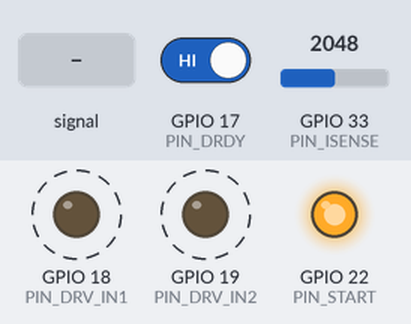
Bench run of a sketch on a simulated ESP32. Shown: output pins drawn as LEDs (lit = HIGH). Dashed ring = blinking. The inputs (shaded band) are chosen by the test bench; at power-on: GPIO 17 (PIN_DRDY) HIGH, GPIO 33 (PIN_ISENSE) = 2048 (analog values on the 0–4095 scale). Pins used as bus, display or sensor lines are not drawn; what the sketch prints to the serial monitor is not drawn.

Above: at 3.3 s.
3.4 s: GPIO 33 (PIN_ISENSE) fed a 200 Hz sine of ±327 counts around its level
At 3.48 s:
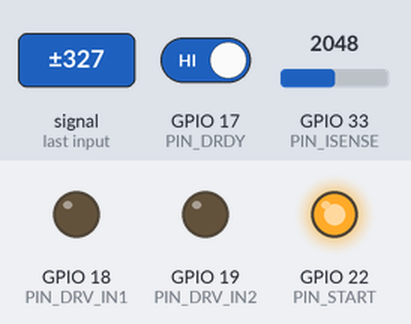
6.4 s: GPIO 17 (PIN_DRDY) driven LOW
At 6.52 s:
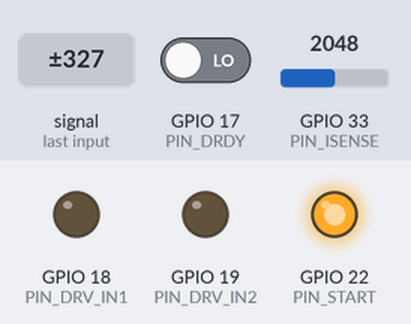
9.4 s: GPIO 33 (PIN_ISENSE) set to 2866
At 10.43 s:
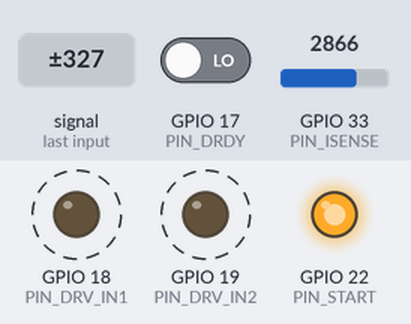
12.4 s: GPIO 33 (PIN_ISENSE) set to 2047
15.4 s: GPIO 33 (PIN_ISENSE) fed a 1000 Hz sine of ±1023 counts around its level
Timing chart, 0 to 19.1 s (numbered marks = the images above; inputs shaded):
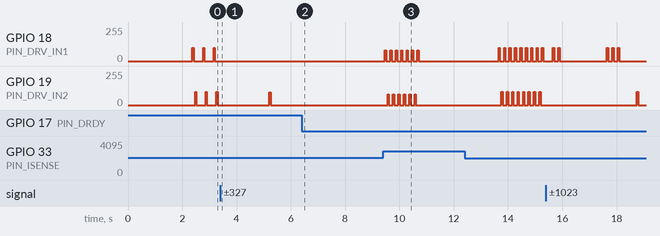

The sketch:

STIMSYS_C_.ino
```cpp
#include <SPI.h>
#include <math.h>
#include <WiFi.h>

// ===== Пины =====
#define PIN_CS 25
#define PIN_START 22
#define MOSI_PIN 21
#define SCK_PIN 27
#define PIN_DRDY 17
#define MISO_PIN 32
#define PIN_RESET 4

// --- DRV8871 + INA (код стимуляции изменён) ---
#define PIN_DRV_IN1 18      // IN1 DRV8871
#define PIN_DRV_IN2 19      // IN2 DRV8871
#define PIN_ISENSE 33       // Выход INA с шунта

#define PWM_FREQ 20000
#define PWM_RES 8
// ---------------------------------------------------------------

// ===== Команды =====
#define CMD_RESET 0x06
#define CMD_START1 0x08
#define CMD_STOP1 0x0A
#define CMD_RDATA1 0x12
#define CMD_RREG 0x20
#define CMD_WREG 0x40
// ===== Регистры =====
#define REG_ID 0x00
#define REG_POWER 0x01
#define REG_INTERFACE 0x02
#define REG_MODE0 0x03
#define REG_MODE1 0x04
#define REG_MODE2 0x05
#define REG_INPMUX 0x06
#define REG_REFMUX 0x0F
// ===== PGA =====
#define PGA_1 (0 << 4)
#define PGA_2 (1 << 4)
#define PGA_4 (2 << 4)
#define PGA_8 (3 << 4)
#define PGA_16 (4 << 4)
#define PGA_32 (5 << 4)
#define PGA_BYPASS 0x80
// ===== Data rate =====
#define DR_2_5 0x00
#define DR_5 0x01
#define DR_10 0x02
#define DR_16_6 0x03
#define DR_20 0x04
#define DR_50 0x05
#define DR_60 0x06
#define DR_100 0x07
#define DR_400 0x08
#define DR_1200 0x09
#define DR_2400 0x0A
#define DR_4800 0x0B
#define DR_7200 0x0C
#define DR_14400 0x0D
#define DR_19200 0x0E
#define DR_38400 0x0F
// ===== Filters =====
#define FILTER_SINC1 (0 << 5)
#define FILTER_FIR (4 << 5)
#define FILTER_SINC2 (1 << 5)
#define FILTER_SINC3 (2 << 5)
#define FILTER_SINC4 (3 << 5)
// ===== INPMUX =====
#define MUX(p,n) (((p) << 4) | (n))
#define INPMUX_AIN2_AIN3 MUX(0x2, 0x3)
#define INPMUX_AIN0_AIN3 MUX(0x0, 0x3)
// ===== Тест / Стимуляция =====
#define TEST_ENABLED 1

// ===== ЗАЩИТЫ =====
#define HARD_CURRENT_LIMIT_MA       3.0f   // аварийная отсечка по току
#define NO_CURRENT_THRESHOLD_MA     0.05f  // ниже этого считаем "тока нет"
#define NO_CURRENT_TIMEOUT_MS       50     // через сколько мс реагировать на обрыв
#define MAX_DUTY_WHEN_NO_CURRENT    100    // потолок duty при подозрении на обрыв
#define FAULT_COOLDOWN_MS           500    // пауза после срабатывания аварии

// --- ПАРАМЕТРЫ СТИМУЛЯЦИИ (ЗАДАЧА ФОРМЫ, ЧАСТОТЫ И АМПЛИТУДЫ) ---
static float g_stim_freq_hz = 10.0f;          // Частота волны, Гц
static float g_target_amplitude_ua = 1000.0f; // Желаемая амплитуда тока в МИКРОамперах (1000 мкА = 1 мА)
enum StimWaveForm { WAVE_SINE, WAVE_SQUARE, WAVE_TRIANGLE };
static StimWaveForm g_stim_form = WAVE_SINE; // Форма волны

// --- НАСТРОЙКИ ТОКА ---
#define ISENSE_SHUNT_OHMS   10.0f     // Твой шунт, Ом
#define ISENSE_INA_GAIN     20.0f     // INA240 gain
#define INA_REF_MV          1650.0f    // Твой реф ИНЫ на середине шины 3.3 В

// Параметры преобразования мощности повышайки
#define V_BAT               4.8f      // Батарея, В
#define V_OUT               30.0f     // Повышайка, В
#define DCDC_EFFICIENCY     0.85f     // Расчетный КПД (85%)

#define STIM_MAX_DUTY       245
#define ISENSE_CAL_SAMPLES  64

#define STIM_KP 0.45f
#define STIM_KI 0.04f
#define STIM_INTEGRAL_MAX 250.0f
#define STIM_INTEGRAL_MIN -250.0f
#define DEADZONE_MA 0.02f

float g_pga_gain = 32.0f;
SPIClass spi(HSPI);
uint32_t g_test_start_ms = 0;
uint8_t g_test_mode = 255;

// Переменные логов и контроля
volatile float g_measured_current_mA = 0.0f;
static float g_static_current_loss_mA = 0.0f; // Ток холостого хода DCDC от батареи

// Переменные для сглаженного Serial вывода
volatile float log_target_mA = 0.0f;
volatile float log_measured_mA = 0.0f;
volatile float log_shunt_mv = 0.0f;
volatile int log_duty = 0;


// ===== Калибровка хранится в МИЛЬТИВОЛЬТАХ (явно) =====
static float g_isense_zero_mv = 1650.0f;  // напряжение покоя INA, мВ

// ===== Усреднённое чтение ISENSE (антиалиасинг PWM) =====
#define ISENSE_OVERSAMPLE 16
float readIsenseAvg_mV() {
    uint32_t sum = 0;
    for (int i = 0; i < ISENSE_OVERSAMPLE; i++) {
        sum += analogReadMilliVolts(PIN_ISENSE);
    }
    return (float)sum / ISENSE_OVERSAMPLE;
}

#define CURRENT_CALIBRATION 2.0f  // эмпирическая поправка измерения

float calculateStimCurrent_mA(float ina_mv) {
    float delta_mv = fabsf(ina_mv - g_isense_zero_mv);
    if (delta_mv < 1.0f) delta_mv = 0.0f;

    float i_bat_mA = delta_mv / (ISENSE_SHUNT_OHMS * ISENSE_INA_GAIN);
    float i_stim_mA = i_bat_mA * (V_BAT / V_OUT) * DCDC_EFFICIENCY * CURRENT_CALIBRATION;

    return i_stim_mA;
}

// ===== Калибровка =====
void calibrateIsense() {
    ledcWrite(PIN_DRV_IN1, 0);
    ledcWrite(PIN_DRV_IN2, 0);
    delay(500);  // дать DCDC уйти в холостой ход

    // Длинное усреднение для точного нуля
    double sum = 0;
    const int N = 512;
    for (int i = 0; i < N; i++) {
        sum += analogReadMilliVolts(PIN_ISENSE);
        delay(2);
    }
    g_isense_zero_mv = (float)(sum / N);
    Serial.printf(">>> ISENSE zero = %.2f mV\n", g_isense_zero_mv);
}


// =========================================================
void writeReg(uint8_t reg, uint8_t val) {
    spi.beginTransaction(SPISettings(1000000, MSBFIRST, SPI_MODE1));
    digitalWrite(PIN_CS, LOW);
    delayMicroseconds(5);
    spi.transfer(CMD_WREG | reg);
    spi.transfer(0x00);
    spi.transfer(val);
    delayMicroseconds(5);
    digitalWrite(PIN_CS, HIGH);
    spi.endTransaction();
    delay(2);
}
uint8_t readReg(uint8_t reg) {
    spi.beginTransaction(SPISettings(1000000, MSBFIRST, SPI_MODE1));
    digitalWrite(PIN_CS, LOW);
    delayMicroseconds(5);
    spi.transfer(CMD_RREG | reg);
    spi.transfer(0x00);
    uint8_t v = spi.transfer(0x00);
    delayMicroseconds(5);
    digitalWrite(PIN_CS, HIGH);
    spi.endTransaction();
    return v;
}
void sendCmd(uint8_t cmd) {
    spi.beginTransaction(SPISettings(1000000, MSBFIRST, SPI_MODE1));
    digitalWrite(PIN_CS, LOW);
    delayMicroseconds(5);
    spi.transfer(cmd);
    delayMicroseconds(5);
    digitalWrite(PIN_CS, HIGH);
    spi.endTransaction();
}
int32_t readData(uint8_t *statusOut) {
    spi.beginTransaction(SPISettings(1000000, MSBFIRST, SPI_MODE1));
    digitalWrite(PIN_CS, LOW);
    delayMicroseconds(5);
    spi.transfer(CMD_RDATA1);
    uint8_t st = spi.transfer(0x00);
    uint8_t b3 = spi.transfer(0x00);
    uint8_t b2 = spi.transfer(0x00);
    uint8_t b1 = spi.transfer(0x00);
    uint8_t b0 = spi.transfer(0x00);
    digitalWrite(PIN_CS, HIGH);
    spi.endTransaction();
    if (statusOut) *statusOut = st;
    return ((int32_t)b3 << 24) | ((int32_t)b2 << 16) |
           ((int32_t)b1 << 8) | (int32_t)b0;
}

void configADC(uint8_t pga, uint8_t dr, uint8_t filter, uint8_t inpmux) {
    writeReg(REG_POWER, 0x03);
    writeReg(REG_INTERFACE, 0x00);
    writeReg(REG_MODE0, 0x10);
    writeReg(REG_MODE1, filter);
    writeReg(REG_MODE2, pga | dr);
    writeReg(REG_INPMUX, inpmux);
    writeReg(REG_REFMUX, 0x00);
    switch (pga) {
        case PGA_1: g_pga_gain = 1; break;
        case PGA_2: g_pga_gain = 2; break;
        case PGA_4: g_pga_gain = 4; break;
        case PGA_8: g_pga_gain = 8; break;
        case PGA_16: g_pga_gain = 16; break;
        case PGA_32: g_pga_gain = 32; break;
    }
    sendCmd(CMD_START1);
    Serial.println("=== REGISTERS ===");
    Serial.printf("MODE0=0x%02X MODE1=0x%02X MODE2=0x%02X INPMUX=0x%02X REFMUX=0x%02X\n",
        readReg(0x03), readReg(0x04), readReg(0x05), readReg(0x06), readReg(0x0F));
}

// ===== Код стимуляции: closed-loop, амплитуда, вывод тока =====
static float g_stim_phase = 0.0f;
static float g_integral = 0.0f;
// ===== Состояние защит =====
static uint32_t g_low_current_count = 0;     // счётчик "нет тока" (в шагах по 1 мс)
static uint32_t g_fault_until_ms = 0;        // до какого времени держим аварию
static bool     g_open_load_suspected = false; // подозрение на обрыв
static float    g_prev_target_mA = 0.0f;     // для детекта смены полярности

int readIsenseAveraged() {
    return analogReadMilliVolts(PIN_ISENSE);
}


// ===== Параметры feedforward =====
#define LOAD_R_OHMS_NOMINAL 10000.0f  // ожидаемая нагрузка (электроды + кожа)
// duty_FF = (I_target_mA * R / 1000) / V_out * 255
// при I=1мА, R=10к, V=30: duty = (10/30)*255 = 85

#define STIM_KP 8.0f      // увеличиваем агрессивность коррекции
#define STIM_KI 0.5f      // и интеграл тоже
#define STIM_INTEGRAL_MAX 80.0f
#define STIM_INTEGRAL_MIN -80.0f

void updateTestSignal() {
#if TEST_ENABLED
    // 1) фаза
    float delta_phase = 2.0f * M_PI * g_stim_freq_hz * 0.001f;
    g_stim_phase += delta_phase;
    if (g_stim_phase > (2.0f * M_PI)) g_stim_phase -= (2.0f * M_PI);

    // 2) форма
    float wave = 0.0f;
    if (g_stim_form == WAVE_SINE) {
        wave = sinf(g_stim_phase);
    } else if (g_stim_form == WAVE_SQUARE) {
        wave = (g_stim_phase < M_PI) ? 1.0f : -1.0f;
    } else if (g_stim_form == WAVE_TRIANGLE) {
        wave = (g_stim_phase < M_PI)
               ? (2.0f * g_stim_phase / M_PI - 1.0f)
               : (3.0f - 2.0f * g_stim_phase / M_PI);
    }

    // 3) целевой ток (мА)
    float target_mA = wave * (g_target_amplitude_ua / 1000.0f);

    // 3.1) СБРОС ИНТЕГРАЛА ПРИ СМЕНЕ ПОЛЯРНОСТИ
    if ((g_prev_target_mA > 0 && target_mA < 0) ||
        (g_prev_target_mA < 0 && target_mA > 0)) {
        g_integral = 0.0f;
    }
    g_prev_target_mA = target_mA;

    // 4) Мёртвая зона
    if (fabsf(target_mA) < DEADZONE_MA) {
        ledcWrite(PIN_DRV_IN1, 0);
        ledcWrite(PIN_DRV_IN2, 0);
        g_integral = 0.0f;
        g_low_current_count = 0;
        log_target_mA = target_mA;
        log_measured_mA = 0.0f;
        log_shunt_mv = readIsenseAvg_mV();
        log_duty = 0;
        return;
    }

    // 5) измерение
    float raw_ina_mv = readIsenseAvg_mV();
    float abs_measured_mA = calculateStimCurrent_mA(raw_ina_mv);

    // 5.1) HARD CURRENT LIMIT — аварийная отсечка
    if (abs_measured_mA > HARD_CURRENT_LIMIT_MA) {
        ledcWrite(PIN_DRV_IN1, 0);
        ledcWrite(PIN_DRV_IN2, 0);
        g_integral = 0.0f;
        g_fault_until_ms = millis() + FAULT_COOLDOWN_MS;
        Serial.printf("!!! OVERCURRENT %.2f mA — fault\n", abs_measured_mA);
        log_target_mA = target_mA;
        log_measured_mA = abs_measured_mA;
        log_shunt_mv = raw_ina_mv;
        log_duty = 0;
        return;
    }

    // 5.2) Если в авварии — молчим до конца cooldown
    if (millis() < g_fault_until_ms) {
        ledcWrite(PIN_DRV_IN1, 0);
        ledcWrite(PIN_DRV_IN2, 0);
        g_integral = 0.0f;
        log_target_mA = target_mA;
        log_measured_mA = abs_measured_mA;
        log_shunt_mv = raw_ina_mv;
        log_duty = 0;
        return;
    }

    // 6) FEEDFORWARD
    float abs_target_mA = fabsf(target_mA);
    float u_load_v = (abs_target_mA / 1000.0f) * LOAD_R_OHMS_NOMINAL;
    float duty_ff = (u_load_v / V_OUT) * 255.0f;

    // 7) PI как коррекция
    float error = abs_target_mA - abs_measured_mA;
    g_integral += error * STIM_KI;
    if (g_integral > STIM_INTEGRAL_MAX) g_integral = STIM_INTEGRAL_MAX;
    if (g_integral < STIM_INTEGRAL_MIN) g_integral = STIM_INTEGRAL_MIN;

    float duty_correction = error * STIM_KP + g_integral;

    // 8) итоговый duty
    int duty = (int)(duty_ff + duty_correction);
    if (duty < 0) duty = 0;
    if (duty > STIM_MAX_DUTY) duty = STIM_MAX_DUTY;

    // 8.1) ЗАЩИТА ОТ ОБРЫВА НАГРУЗКИ
    // если задание есть, а тока нет — копим счётчик
    if (abs_measured_mA < NO_CURRENT_THRESHOLD_MA && abs_target_mA > 0.1f) {
        g_low_current_count++;
        if (g_low_current_count > NO_CURRENT_TIMEOUT_MS) {
            // подозрение на обрыв: режем duty, сбрасываем интеграл
            g_open_load_suspected = true;
            if (duty > MAX_DUTY_WHEN_NO_CURRENT) duty = MAX_DUTY_WHEN_NO_CURRENT;
            g_integral = 0.0f;
        }
    } else {
        if (g_open_load_suspected && abs_measured_mA > NO_CURRENT_THRESHOLD_MA) {
            Serial.println("# Load reconnected");
        }
        g_low_current_count = 0;
        g_open_load_suspected = false;
    }

    // 9) направление
    if (target_mA >= 0.0f) {
        ledcWrite(PIN_DRV_IN2, 0);
        ledcWrite(PIN_DRV_IN1, duty);
    } else {
        ledcWrite(PIN_DRV_IN1, 0);
        ledcWrite(PIN_DRV_IN2, duty);
    }

    float signed_measured_mA = (target_mA >= 0.0f) ? abs_measured_mA : -abs_measured_mA;
    g_measured_current_mA = signed_measured_mA;

    log_target_mA = target_mA;
    log_measured_mA = signed_measured_mA;
    log_shunt_mv = raw_ina_mv;
    log_duty = duty;
#endif
}
// ==================================================================

void setup() {
    analogReadResolution(12);

    WiFi.mode(WIFI_OFF);
    btStop();
    Serial.begin(115200);
    delay(200);
    Serial.println("\n=== ADS1263 + DRV8871 CLOSED-LOOP tACS/tVNS ===");

    analogReadResolution(12);

    pinMode(PIN_CS, OUTPUT); digitalWrite(PIN_CS, HIGH);
    pinMode(PIN_START, OUTPUT); digitalWrite(PIN_START, LOW);
    pinMode(PIN_RESET, OUTPUT);
    digitalWrite(PIN_RESET, HIGH);
    pinMode(PIN_DRDY, INPUT);

    spi.begin(SCK_PIN, MISO_PIN, MOSI_PIN, PIN_CS);

    digitalWrite(PIN_RESET, LOW);
    delay(10);
    digitalWrite(PIN_RESET, HIGH);
    delay(100);
    sendCmd(CMD_RESET);
    delay(50);

    uint8_t id = readReg(REG_ID);
    Serial.printf("ID = 0x%02X\n", id);

    configADC(PGA_16, DR_20, FILTER_FIR, INPMUX_AIN0_AIN3);
    delay(20);
    Serial.printf("MODE1=0x%02X MODE2=0x%02X INPMUX=0x%02X\n", readReg(REG_MODE1), readReg(REG_MODE2), readReg(REG_INPMUX));
    delay(100);
    digitalWrite(PIN_START, HIGH);
    delay(50);

#if TEST_ENABLED
    pinMode(PIN_DRV_IN1, OUTPUT);
    pinMode(PIN_DRV_IN2, OUTPUT);
    pinMode(PIN_ISENSE, INPUT);
    analogSetPinAttenuation(PIN_ISENSE, ADC_11db); // диапазон до 3.3V под милливольты

    ledcAttach(PIN_DRV_IN1, PWM_FREQ, PWM_RES);
    ledcAttach(PIN_DRV_IN2, PWM_FREQ, PWM_RES);
    ledcWrite(PIN_DRV_IN1, 0);
    ledcWrite(PIN_DRV_IN2, 0);

    calibrateIsense();

    g_test_start_ms = millis();
    Serial.println(">>> DRV8871 CLOSED-LOOP ready");
#endif

    Serial.println("=== Стрим ===");
}

// ===== Оценка шума =====
#define NOISE_WINDOW_MS 2000
#define NOISE_BUF_SIZE 4096
static int32_t noise_buf[NOISE_BUF_SIZE];
static uint16_t noise_idx = 0;
static uint32_t noise_t_start = 0;

void compute_and_print_noise() {
    if (noise_idx < 16) {
        noise_idx = 0;
        noise_t_start = millis();
        return;
    }
    double sum = 0;
    int32_t mn = INT32_MAX, mx = INT32_MIN;
    for (uint16_t i = 0; i < noise_idx; i++) {
        sum += noise_buf[i];
        if (noise_buf[i] < mn) mn = noise_buf[i];
        if (noise_buf[i] > mx) mx = noise_buf[i];
    }
    double mean = sum / noise_idx;
    double sq = 0;
    for (uint16_t i = 0; i < noise_idx; i++) {
        double d = noise_buf[i] - mean;
        sq += d * d;
    }
    double rms = sqrt(sq / noise_idx);
    double pp = (double)(mx - mn);
    uint16_t q = noise_idx / 4;
    double m1 = 0, m2 = 0;
    for (uint16_t i = 0; i < q; i++) m1 += noise_buf[i];
    for (uint16_t i = noise_idx - q; i < noise_idx; i++) m2 += noise_buf[i];
    m1 /= q; m2 /= q;
    double drift = m2 - m1;
    uint32_t dt_ms = millis() - noise_t_start;
    float fs = (dt_ms > 0) ? (1000.0f * noise_idx / dt_ms) : 0.0f;
    Serial.printf("# NOISE N=%u fs=%.1f mean=%.1f RMS=%.2f PP=%.0f drift=%.1f\n", noise_idx, fs, mean, rms, pp, drift);
    noise_idx = 0;
    noise_t_start = millis();
}

void loop() {
#if TEST_ENABLED
    static uint32_t lastStimMicros = 0;
    uint32_t now = micros();
    if (now - lastStimMicros >= 1000) {
        lastStimMicros += 1000;
        updateTestSignal();
    }
#endif

    if (digitalRead(PIN_DRDY) == LOW) {
        uint8_t st;
        int32_t raw = readData(&st);
        Serial.println(raw);
    }

    // Оптимальный вывод параметров без задержек основного цикла (50 Гц)
    static uint32_t lastPrintMs = 0;
    uint32_t nowMs = millis();
    if (nowMs - lastPrintMs >= 20) {
        lastPrintMs = nowMs;
        // Печать: Сырое напряжение шунта (мВ), Наблюдаемый ток (мА), Ожидаемый ток (мА), Текущий ШИМ
        Serial.printf("Shunt_mV:%.1f,Meas_mA:%.3f,Exp_mA:%.3f,Duty:%d\n", log_shunt_mv, log_measured_mA, log_target_mA, log_duty);
    }
}
```

Measured:
- after the input at 3.4 s, GPIO 18 (PIN_DRV_IN1): stops changing and stays 0/255
- after the input at 6.4 s, GPIO 19 (PIN_DRV_IN2): stays 0/255 (without the input it goes to 28/255 after 2.5 s)
- after the input at 9.4 s, GPIO 18 (PIN_DRV_IN1): alternates 82/255 for 0.05 s and 0/255 for 0.15 s, 14 changes in all, then stays 0/255, starting after 0.06 s
- by itself, GPIO 18 (PIN_DRV_IN1): alternates 101/255 for 0.05 s and 0/255 for 0.34 s
